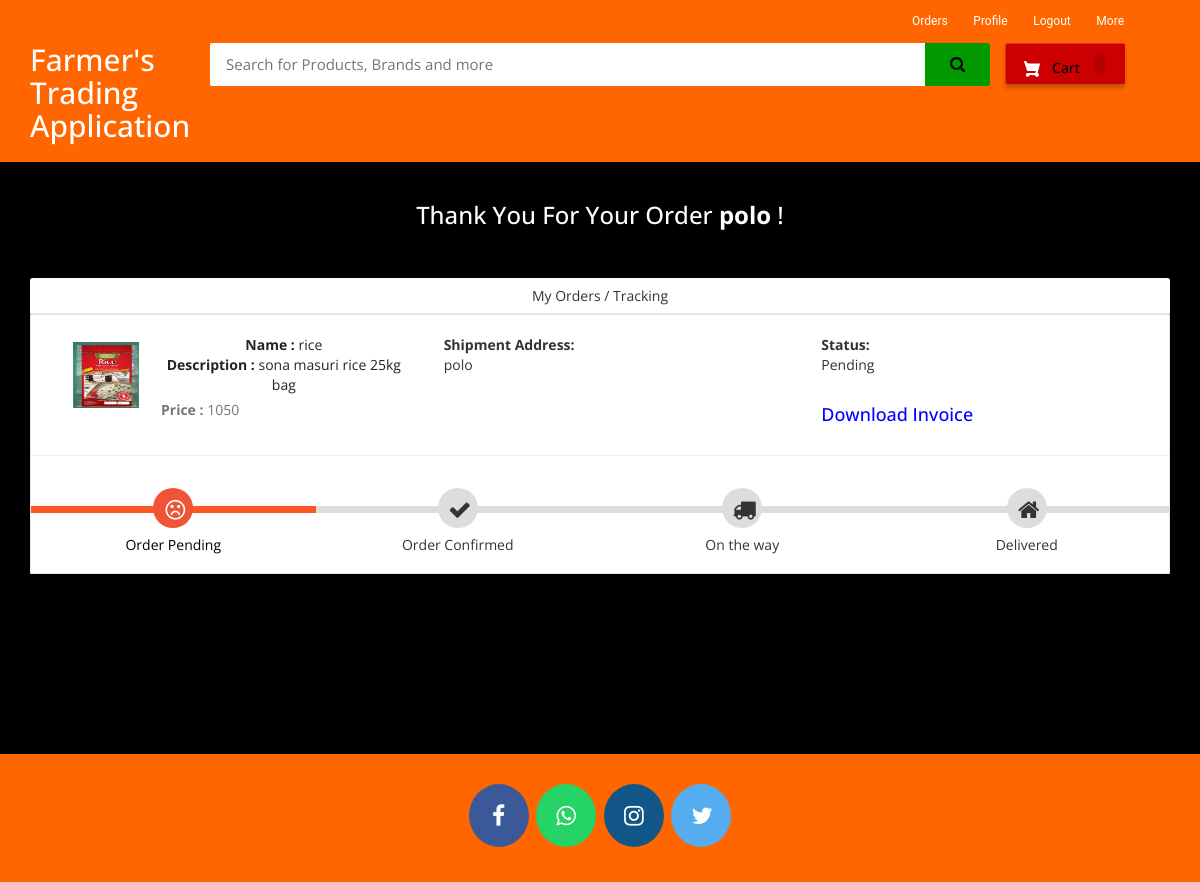
The app's page /my-order (signed in) with its own data.
### ecom/models.py (models this page shows, shortened)
class Product(models.Model):
    name=models.CharField(max_length=40)
    product_image= models.ImageField(upload_to='product_image/',null=True,blank=True)
    price = models.PositiveIntegerField()
    description=models.CharField(max_length=40)

class Orders(models.Model):
    STATUS =(
        ('Pending','Pending'),
        ('Order Confirmed','Order Confirmed'),
        ('Out for Delivery','Out for Delivery'),
        ('Delivered','Delivered'),
    )
    customer=models.ForeignKey('Customer', on_delete=models.CASCADE,null=True)
    product=models.ForeignKey('Product',on_delete=models.CASCADE,null=True)
    email = models.CharField(max_length=50,null=True)
    address = models.CharField(max_length=500,null=True)
    mobile = models.CharField(max_length=20,null=True)
    order_date= models.DateField(auto_now_add=True,null=True)
    status=models.CharField(max_length=50,null=True,choices=STATUS)

### ecom/views.py (the view)
# urls.py: path('my-order', views.my_order_view,name='my-order'),
@login_required(login_url='customerlogin')
@user_passes_test(is_customer)
def my_order_view(request):
    customer=models.Customer.objects.get(user_id=request.user.id)
    orders=models.Orders.objects.all().filter(customer_id = customer)
    ordered_products=[]
    for order in orders:
        ordered_product=models.Product.objects.all().filter(id=order.product.id)
        ordered_products.append(ordered_product)
    return render(request,'ecom/my_order.html',{'data':zip(ordered_products,orders)})

### ecom/views.py (called while the page is built)
def is_customer(user):
    return user.groups.filter(name='CUSTOMER').exists()

### templates/ecom/my_order.html (shortened to what this page needs)
{% extends 'ecom/customer_base.html' %}
{% load static %}
{% block content %}
<br>
<h3 style="text-align:center; color: white;">Thank You For Your Order  <strong>{{request.user}}</strong> !</h3> <br><br>
<div class="container">
    <header class="card-header" style="text-align:center;"> My Orders / Tracking </header>
    {% for products,order in data %}
    <article class="card">
        <div class="card-body">
            <ul class="row" style="margin-left:20px;margin-top:20px;">
                <li class="col-md-4">
                  <figure class="itemside mb-3">
                    {%for product in products%}
                      <div class="aside"><img src="{% static product.product_image.url %}" class="img-sm border"></div>
                      <figcaption class="info align-self-center">
                          <p class="title"><strong>Name : </strong>{{product.name}} <br> <strong>Description : </strong>{{product.description}}</p> <span class="text-muted"><strong>Price : </strong>{{product.price}} </span>
                      </figcaption>
                  </figure>
                </li>
                <li class="col-md-4">
                    <div class="col"> <strong>Shipment Address:</strong> <br> {{order.address}}</div>
                </li>
                <li class="col-md-4">
                    <div class="col"> <strong>Status:</strong> <br> {{order.status}} </div> <br>
                    <h4><a style="text-decoration:none; color:blue;" href="{% url 'download-invoice' order.id product.id  %}" >Download Invoice</a></h4>
                </li>
                {%endfor%}
            </ul>
            <hr>
            <div class="track">
                {%if order.status == 'Pending' %}
                <div class="step active"> <span class="icon"> <i style="padding-top:5px; padding-right:20px;" class="fa fa-frown-o"></i> </span> <span class="text">Order Pending</span> </div>
                <div class="step "> <span class="icon"> <i style="padding-top:5px; padding-right:20px;" class="fa fa-check"></i> </span> <span class="text"> Order Confirmed</span> </div>
                <div class="step "> <span class="icon"> <i style="padding-top:5px; padding-right:20px;" class="fa fa-truck"></i> </span> <span class="text"> On the way </span> </div>
                <div class="step "> <span class="icon"> <i style="padding-top:5px; padding-right:20px;" class="fa fa-home"></i> </span> <span class="text">Delivered</span> </div>
                {%endif%}
            </div>
        </div>
    </article><br>
    {%endfor%}
</div>
<br><br><br><br><br>
{% endblock content %}

### templates/ecom/customer_base.html (style rules this page uses)
body { background-color: #ebe0e0 }
.fa { font-size: 23px; width: 60px; text-align: center; text-decoration: none; margin: 5px 2px; border-radius: 50%; }
p { text-align: center; }

### templates/ecom/my_order.html (style rules this page uses)
body { background-color: black; font-family: 'Open Sans', serif }
.container { margin-top: 0px; margin-bottom: 0px }
.card { position: relative; display: -webkit-box; display: -ms-flexbox; display: flex; -webkit-box-orient: vertical; -webkit-box-direction: normal; -ms-flex-direction: column; flex-direction: column; min-width: 0; word-wrap: break-word; background-color: #fff; background-clip: border-box; border: 1px solid rgba(0, 0, 0, 0.1); border-radius: 0.10rem }
.card-header:first-child { border-radius: calc(0.37rem - 1px) calc(0.37rem - 1px) 0 0 }
.card-header { padding: 0.75rem 1.25rem; margin-bottom: 0; background-color: #fff; border-bottom: 1px solid rgba(0, 0, 0, 0.1) }
.track { position: relative; background-color: #ddd; height: 7px; display: -webkit-box; display: -ms-flexbox; display: flex; margin-bottom: 60px; margin-top: 50px }
.track .step { -webkit-box-flex: 1; -ms-flex-positive: 1; flex-grow: 1; width: 25%; margin-top: -18px; text-align: center; position: relative }
.track .step.active:before { background: #FF5722 }
.track .step::before { height: 7px; position: absolute; content: ""; width: 100%; left: 0; top: 18px }
.track .step.active .icon { background: #ee5435; color: #fff }
.track .icon { display: inline-block; width: 40px; height: 40px; line-height: 40px; position: relative; border-radius: 100%; background: #ddd }
.track .step.active .text { font-weight: 400; color: #000 }
.track .text { display: block; margin-top: 7px }
.itemside { position: relative; display: -webkit-box; display: -ms-flexbox; display: flex; width: 100% }
.itemside .aside { position: relative; -ms-flex-negative: 0; flex-shrink: 0 }
.img-sm { width: 80px; height: 80px; padding: 7px }
ul.row, ul.row-sm { list-style: none; padding: 0 }
.itemside .info { padding-left: 15px; padding-right: 7px }
.itemside .title { display: block; margin-bottom: 5px; color: #212529 }
p { margin-top: 0; margin-bottom: 1rem }

### records on screen
Orders: address "polo", status "Pending", shows "Order Pending"
Product: product_image (picture), name "rice", description "sona masuri rice 25kg bag", price "1050"

### other values on screen
{{ request.user }} "polo"
